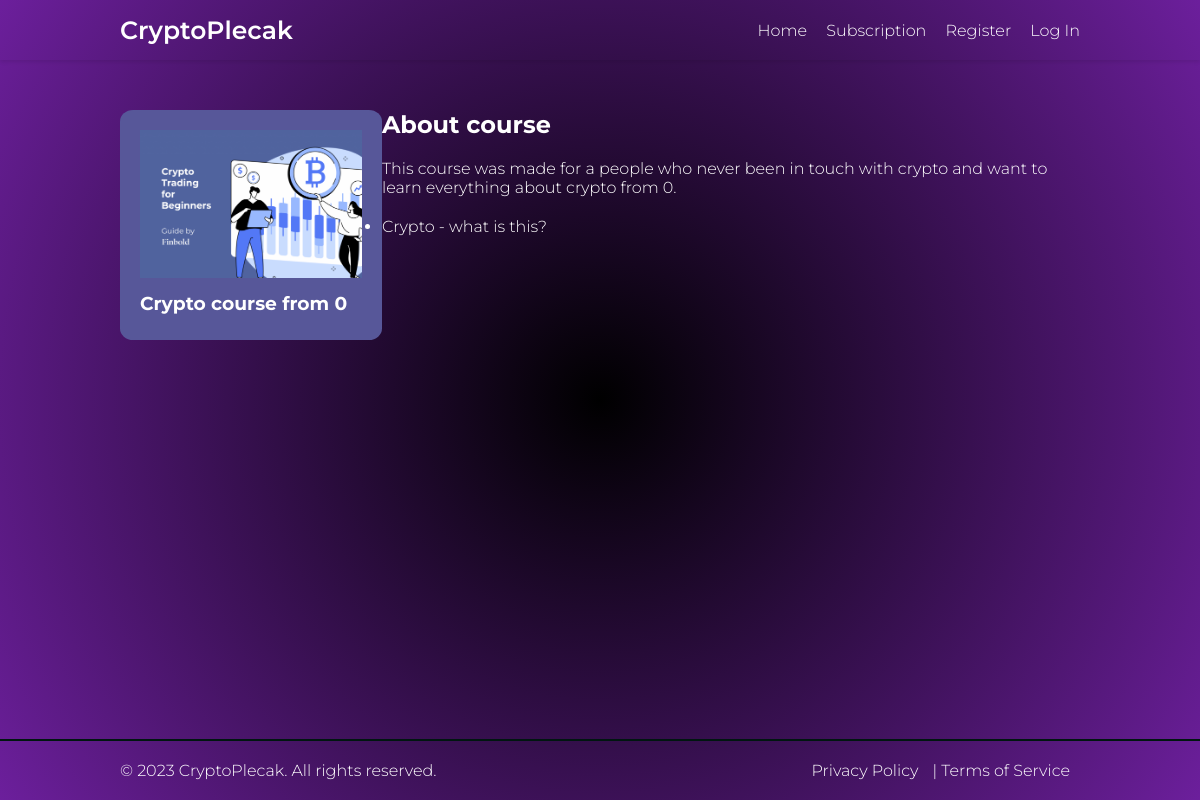
The app's page /course/crypto_beginer with its own data.
### courses/models.py (models this page shows, shortened)
class Course(models.Model):
    slug = models.SlugField('Uniq course name')
    title = models.CharField('Course name', max_length=120)
    desc = models.TextField('Course description')
    image = models.ImageField('Image for course', default='default.png', upload_to='course_images')
    free = models.BooleanField('Free course?', default=True)
    def __str__(self):
        return self.title

class Lesson(models.Model):
    slug = models.SlugField('Uniq lesson name')
    title = models.CharField('Lesson name', max_length=120)
    desc = models.TextField('Lesson description')
    course = models.ForeignKey(Course, on_delete=models.CASCADE, verbose_name='Which course?')
    number = models.IntegerField('Lesson number')
    video_url = models.CharField('Video URL', max_length=100)
    def get_absolute_url(self):
        return reverse('lesson-detail', kwargs={'slug': self.course.slug, 'lesson_slug': self.slug})

### courses/views.py (the view)
# urls.py: path('course/<slug>', views.CourseDetailPage.as_view(), name='course-detail'),
class CourseDetailPage(DetailView):
    model = Course
    template_name = 'courses/course_detail.html'
    def get_context_data(self, *, object_list=None, **kwargs):
        ctx = super(CourseDetailPage, self).get_context_data(**kwargs)
        course = Course.objects.filter(slug=self.kwargs['slug']).first()
        ctx['title'] = course
        ctx['lessons'] = Lesson.objects.filter(course=course).order_by('number')
        return ctx

### templates/courses/course_detail.html
{% extends 'layout.html' %}
{% block main %}
    <div class="courses container">
        <div class="course">
            {% if object.image %}
                <img src="{{ object.image.url }}" alt="{{ object.title }}">
            {% else %}
                <img src="/pictures/default.png" alt="{{ object.title }}">
            {% endif %}
            <h3>{{ object.title }}</h3>
        </div>
        <aside class="aside">
            <h1>About course</h1>
            <p>{{ object.desc }}</p>
            {% if object.free == False and user.is_authenticated == False %}
                <p>Don't have an accout? <a href="{% url 'reg' %}">Sign Up</a></p>
                <p>Alredy have an accout? <a href="{% url 'user' %}">Sign In</a></p>
            {% else %}
                {% if object.free == True or user.profile.acc_type == 'full' %}
                    <ul>
                        {% for el in lessons %}
                            <li><a href="{{ el.get_absolute_url }}">{{el.title}}</a></li>
                        {% endfor %}
                    </ul>
                {% else %}
                    <p>You need to buy <a href="{% url 'subscription' %}">subscription!</a></p>
                {% endif %}
            {% endif %}
        </aside>
    </div>
{% endblock %}

### templates/layout.html (shortened to what this page needs)
<!DOCTYPE html>
{% load static %}
<html lang="en">
<head>
    <link rel="stylesheet" href="https://cdnjs.cloudflare.com/ajax/libs/font-awesome/6.5.1/css/all.min.css" />
    <link rel="stylesheet" href="{% static 'css/main.css' %}">
</head>
<body>
    <header>
        <div class="container">
            <span class="logo">CryptoPlecak</span>
            <nav>
                <a href="{% url 'home' %}">Home</a>
                <a href="{% url 'subscription' %}">Subscription</a>
                {% if user.is_authenticated %}
                    <a href="{% url 'profile' %}">Profile</a>
                    <a href="{% url 'exit' %}">Log Out</a>
                {% else %}
                    <a href="{% url 'reg' %}">Register</a>
                    <a href="{% url 'user' %}">Log In</a>
                {% endif %}
            </nav>
        </div>
    </header>
    {% block main %}
    {% endblock %}
    <footer class="site-footer">
        <div class="container">
            <div class="footer-content">
                <p>&copy; 2023 CryptoPlecak. All rights reserved.</p>
                <p class="footer-links">
                    <a href="#">Privacy Policy</a> | <a href="#">Terms of Service</a>
                </p>
            </div>
        </div>
    </footer>
</body>
</html>

### static/css/main.css (style rules this page uses)
* { margin: 0; padding: 0; }
body { background: rgb(0,0,0); background: radial-gradient(circle, rgba(0,0,0,1) 0%, rgba(108,31,156,1) 100%); font-family: 'Montserrat', sans-serif; font-weight: 300; color: #fff; display: flex; flex-direction: column; min-height: 100vh; }
a { color: #fff; text-decoration: none; transition: color 500ms ease; }
.container { width: 80%; margin: 0 auto; }
header { width: 100%; box-shadow: 0 2px 4px rgba(0, 0, 0, 0.1); }
header .container { display: flex; justify-content: space-between; align-items: center; padding: 15px 0; }
header .logo { font-weight: 600; color: #ffffff; font-size: 25px; }
header nav a { margin-left: 15px; }
.courses { display: flex; justify-content: space-between; margin-top: 50px; margin-bottom: 50px; align-items: flex-start; }
.aside { width: 780px; }
.aside p { margin: 20px 0; }
.courses .course { background: rgb(87, 87, 153); padding: 20px; box-sizing: border-box; width: 30%; color: #fff; border-radius: 5%; }
.courses .course img { width: 100%; }
.courses .course h3 { margin-top: 10px; margin-bottom: 5px; }
footer { display: flex; margin-top: auto; }
.site-footer { border-top: 2px solid #001610; padding: 20px 0; bottom: 0; width: 100%; }
.footer-content { display: flex; justify-content: space-between; align-items: center; }
.footer-links a { color: #fff; text-decoration: none; margin-right: 10px; }

### records on screen
Course: image (picture), title "Crypto course from 0", desc "This course was made for a people who never been in touch with crypto and want to learn everything about crypto from 0."
Lesson: title "Crypto - what is this?"
